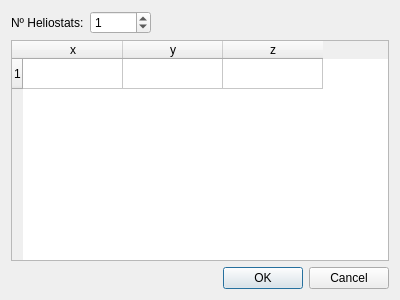
<?xml version="1.0" encoding="UTF-8"?>
<ui version="4.0">
 <class>InputTableWidget</class>
 <widget class="QDialog" name="InputTableWidget">
  <property name="geometry">
   <rect>
    <x>0</x>
    <y>0</y>
    <width>400</width>
    <height>300</height>
   </rect>
  </property>
  <property name="windowTitle">
   <string>Input Table</string>
  </property>
  <layout class="QGridLayout" name="gridLayout">
   <item row="0" column="0">
    <widget class="QLabel" name="nHelLabel">
     <property name="text">
      <string>Nº Heliostats:</string>
     </property>
    </widget>
   </item>
   <item row="0" column="1">
    <widget class="QSpinBox" name="nHelSpin">
     <property name="minimumSize">
      <size>
       <width>50</width>
       <height>0</height>
      </size>
     </property>
     <property name="maximum">
      <number>99999</number>
     </property>
     <property name="value">
      <number>1</number>
     </property>
    </widget>
   </item>
   <item row="0" column="2">
    <spacer name="horizontalSpacer">
     <property name="orientation">
      <enum>Qt::Horizontal</enum>
     </property>
     <property name="sizeHint" stdset="0">
      <size>
       <width>40</width>
       <height>20</height>
      </size>
     </property>
    </spacer>
   </item>
   <item row="1" column="0" colspan="3">
    <widget class="QTableWidget" name="tableWidget">
     <property name="rowCount">
      <number>1</number>
     </property>
     <row/>
     <column>
      <property name="text">
       <string>x</string>
      </property>
     </column>
     <column>
      <property name="text">
       <string>y</string>
      </property>
     </column>
     <column>
      <property name="text">
       <string>z</string>
      </property>
     </column>
    </widget>
   </item>
   <item row="2" column="2">
    <widget class="QDialogButtonBox" name="buttonBox">
     <property name="orientation">
      <enum>Qt::Horizontal</enum>
     </property>
     <property name="standardButtons">
      <set>QDialogButtonBox::Cancel|QDialogButtonBox::Ok</set>
     </property>
    </widget>
   </item>
  </layout>
 </widget>
 <resources/>
 <connections>
  <connection>
   <sender>buttonBox</sender>
   <signal>accepted()</signal>
   <receiver>InputTableWidget</receiver>
   <slot>accept()</slot>
   <hints>
    <hint type="sourcelabel">
     <x>248</x>
     <y>254</y>
    </hint>
    <hint type="destinationlabel">
     <x>157</x>
     <y>274</y>
    </hint>
   </hints>
  </connection>
  <connection>
   <sender>buttonBox</sender>
   <signal>rejected()</signal>
   <receiver>InputTableWidget</receiver>
   <slot>reject()</slot>
   <hints>
    <hint type="sourcelabel">
     <x>316</x>
     <y>260</y>
    </hint>
    <hint type="destinationlabel">
     <x>286</x>
     <y>274</y>
    </hint>
   </hints>
  </connection>
 </connections>
</ui>
